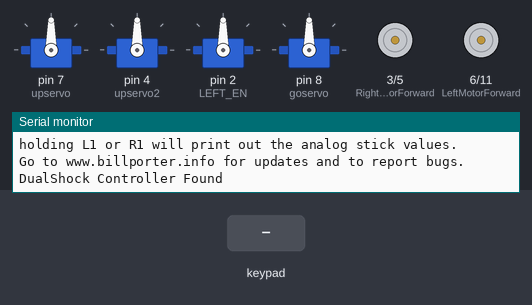
Recording of a sketch running on a simulated Arduino Uno, built with avr-gcc and run on an emulated ATmega328P. Shown: 4 × servo, motor-driver pin pairs drawn as motors (green arrow = first pin HIGH = forward, orange = second pin HIGH = backward, longer = more drive), the last lines printed to the serial monitor. The test bench sets the inputs (shaded band).

Above: at 1.2 s.
1.3 s: key 'U' pressed
At 2.3 s:
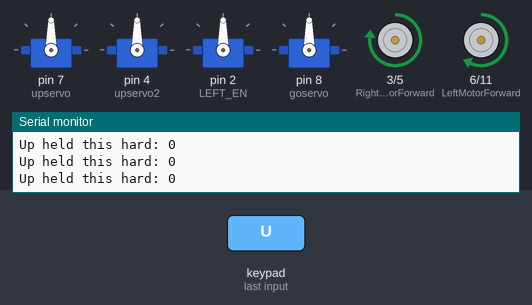
2.8 s: key 'D' pressed
At 3.2 s:
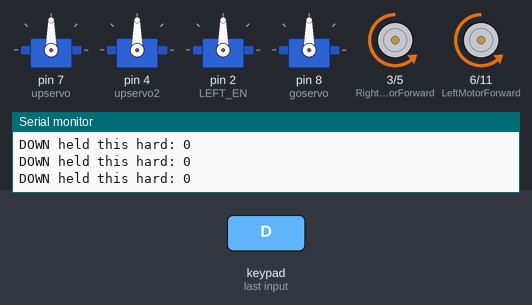
4.3 s: key 'L' pressed
At 4.8 s:
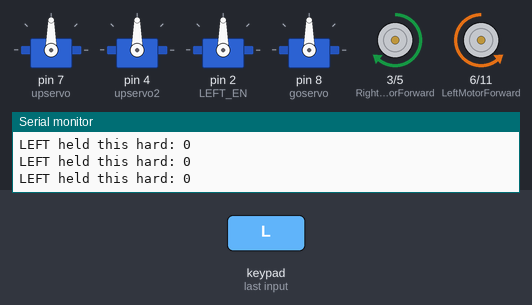
5.8 s: key 'R' pressed
At 6.4 s:
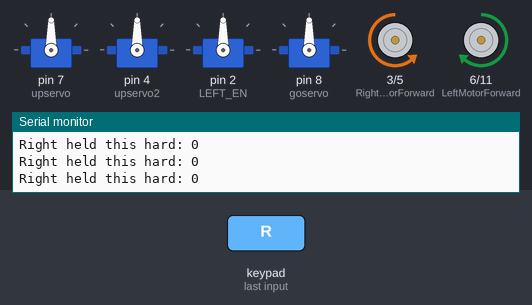
7.3 s: key 'O' pressed
At 8.0 s:
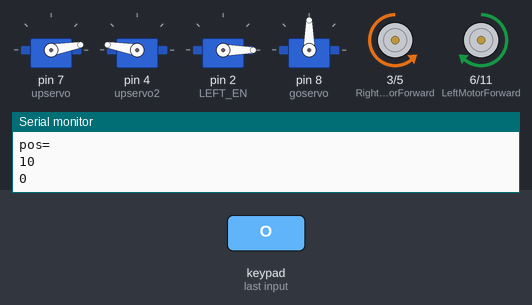
8.8 s: key 'S' pressed
At 10.1 s:
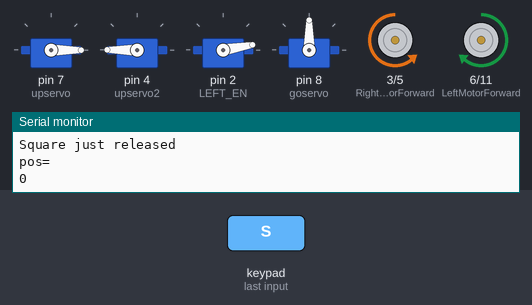
Timing chart, 0 to 11.3 s (numbered marks = the images above; inputs shaded):
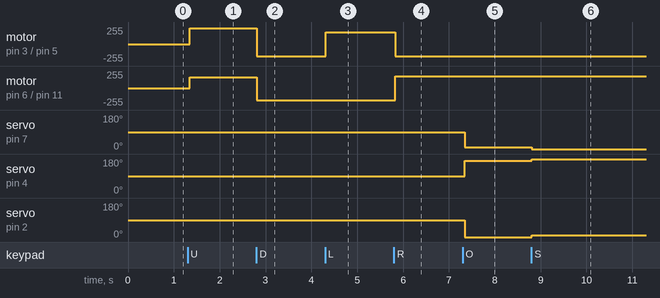

Measured:
- after the input at 1.3 s, motor on pin 3 (RightMotorForward) / pin 5 (RightMotorBackward): stopped → forward 240/255 at once; motor on pin 6 (LeftMotorForward) / pin 11 (LeftMotorBackward): stopped → forward 165/255 at once
- after the input at 2.8 s, motor on pin 3 (RightMotorForward) / pin 5 (RightMotorBackward): forward 240/255 → backward 180/255 at once; motor on pin 6 (LeftMotorForward) / pin 11 (LeftMotorBackward): forward 165/255 → backward 180/255 at once
- after the input at 4.3 s, motor on pin 3 (RightMotorForward) / pin 5 (RightMotorBackward): backward 180/255 → forward 180/255 at once
- after the input at 5.8 s, motor on pin 3 (RightMotorForward) / pin 5 (RightMotorBackward): forward 180/255 → backward 180/255 at once; motor on pin 6 (LeftMotorForward) / pin 11 (LeftMotorBackward): backward 180/255 → forward 180/255 at once
- after the input at 7.3 s, servo on pin 7 (upservo): 90° → 10° at once; servo on pin 4 (upservo2): 90° → 170° at once; servo on pin 2 (LEFT_EN): 90° → 0° at once
- after the input at 8.8 s, servo on pin 7 (upservo): 10° → 0° at once; servo on pin 4 (upservo2): 170° → 180° at once; servo on pin 2 (LEFT_EN): 0° → 10° at once

The sketch:

car_control.ino
```cpp
#include <PS2X_lib.h>  //for v1.6#include <PS2X_lib.h>  //for v1.6

PS2X ps2x; // 建立PS2控制器的類別實體
#include <Servo.h> //Reading servo motor library
Servo upservo; //Create an object for the servo
Servo upservo2;
Servo addservo;
Servo goservo; //Create an object for the servo
int val; //Variable for storing servo angle
int a=0;
int pos;
int angle;
int addpos;
/*
此程式庫不支援熱插拔，亦即，你必須在連接控制器後重新啟動Arduino，
或者在連接控制器之後再次呼叫config_gamepad()函數。
*/
/* define L298N motor drive control pins */
int RightMotorForward = 3;    // IN1
int RightMotorBackward = 5;   // IN2
int LeftMotorForward = 6;     // IN3
int LeftMotorBackward =11;    // IN4
const byte RIGHT_EN = 0;
const byte LEFT_EN = 2;
// Define variable to store last code received
unsigned long lastCode; /* define L298N motor drive control pins */
int error = 0;
byte type = 0;
byte vibrate = 0;

void setup(){
 Serial.begin(57600);

 // ********注意！******** 1.6版的新語法：
 // 控制器接腳設置並驗證是否有錯誤:  GamePad(時脈腳位, 命令腳位, 選取腳位, 資料腳位, 是否支援類比按鍵, 是否支援震動)
 error = ps2x.config_gamepad(13,A0,10,12, true, true);

 if(error == 0) { // 如果控制器連接沒有問題，就顯示底下的訊息。
   Serial.println("Found Controller, configured successful");
   Serial.println("Try out all the buttons, X will vibrate the controller, faster as you press harder;");
   Serial.println("holding L1 or R1 will print out the analog stick values.");
   Serial.println("Go to www.billporter.info for updates and to report bugs.");
 }

  else if(error == 1) // 找不到控制器，顯示底下的錯誤訊息。
   Serial.println("No controller found, check wiring, see readme.txt to enable debug. visit www.billporter.info for troubleshooting tips");

  else if(error == 2)  // 發現控制器，但不接受命令，請參閱程式作者網站的除錯說明。
   Serial.println("Controller found but not accepting commands. see readme.txt to enable debug. Visit www.billporter.info for troubleshooting tips");

  else if(error == 3) // 控制器拒絕進入類比感測壓力模式，或許是此控制器不支援的緣故。
   Serial.println("Controller refusing to enter Pressures mode, may not support it. ");

   type = ps2x.readType();  // 偵測控制器器的類型
     switch(type) {
       case 0:
        Serial.println("Unknown Controller type");   // 未知的控制器類型
       break;
       case 1:
        Serial.println("DualShock Controller Found");  // 發現DualShock控制器
       break;
       case 2:
         Serial.println("GuitarHero Controller Found");  // 發現吉他英雄控制器
       break;
     }

     /////////servoservo----------------------------------------------------------------------------------------------------
  upservo.attach(7); //Set digital pin 9 as the command pin for determining the servo angle
  upservo2.attach(4);
  addservo.attach(2);
  goservo.attach(8); //Set digital pin 9 as the command pin for determining the servo angle
  /* initialize motor control pins as output */
  pinMode(LeftMotorForward,OUTPUT);
  pinMode(RightMotorForward,OUTPUT);
  pinMode(LeftMotorBackward,OUTPUT);
  pinMode(RightMotorBackward,OUTPUT);
  pinMode(LEFT_EN, OUTPUT);
  pinMode(RIGHT_EN, OUTPUT);
  pinMode(13,OUTPUT);
}

void loop(){
   /*
   你必須執行ps2x.read_gamepad()方法來獲取新的按鍵值，語法格式：
   ps2x.read_gamepad(小馬達開或關, 大馬達強度值從0~255)
   如果不啟用震動功能，請執行
   ps2x.read_gamepad();
   不需要任何參數。

   你應該至少一秒鐘執行一次這個方法。
   */
 if(error == 1) // 如果沒發現任何控制器，則跳出迴圈。
  return;

 if(type == 1) { // 這是標準的DualShock控制器
    ps2x.read_gamepad();      // 讀取控制器並且命令大的震動馬達以"vibrate"變數值的速度旋轉

    if(ps2x.Button(PSB_START))          // 查看「開始」鍵是否被按住
      Serial.println("Start is being held");
    if(ps2x.Button(PSB_SELECT))       // 查看「選擇」鍵是否被按住
      Serial.println("Select is being held");

    if(ps2x.Button(PSB_PAD_UP)) {         // 若「上」按鍵被按著
      Serial.print("Up held this hard: ");
      Serial.println(ps2x.Analog(PSAB_PAD_UP), DEC);
      MotorFoward();
    }
    if(ps2x.Button(PSB_PAD_RIGHT)){
      Serial.print("Right held this hard: ");
      Serial.println(ps2x.Analog(PSAB_PAD_RIGHT), DEC);
      TurnRight();
    }
    if(ps2x.Button(PSB_PAD_LEFT)){
      Serial.print("LEFT held this hard: ");
      Serial.println(ps2x.Analog(PSAB_PAD_LEFT), DEC);
      TurnLeft();
    }
    if(ps2x.Button(PSB_PAD_DOWN)){
      Serial.print("DOWN held this hard: ");
      Serial.println(ps2x.Analog(PSAB_PAD_DOWN), DEC);
      MotorBackward();
    }

   vibrate = ps2x.Analog(PSAB_BLUE); // 依據你按著X按鍵的力道來調整馬達的震動強度

    if (ps2x.NewButtonState())          // 若「按下」或「放開」任何按鈕
    {
        if(ps2x.Button(PSB_L2)){
         Serial.println("L2 pressed");
         back();//攀繩伺服馬達後退
        }
        if(ps2x.Button(PSB_R2)){
         Serial.println("R2 pressed");
         gogo();//攀繩伺服馬達前進
        }
        if(ps2x.ButtonPressed(PSB_RED)){            // 若「按下」圈圈按鍵
          Serial.println("Circle just pressed");
          pos=pos+10; //每按一下Circle鍵伺服馬達位置旋轉10度(下降)
          addpos=addpos-10;
          if(addpos<0) addpos=0;
          if(pos>180) pos=180;
          Serial.println("pos=");
          Serial.println(pos);
          Serial.println(addpos);
          writepos();
        }
        if(ps2x.ButtonPressed(PSB_PINK)){          // 若「放開」方塊按鍵
            Serial.println("Square just released");
            pos=pos-10;//每按一下Square鍵伺服馬達位置旋轉10度(上升)
            addpos=addpos+10;
            if(addpos>180) addpos=180;
            if(pos<0) pos=0;
            Serial.println("pos=");
            Serial.println(pos);
            writepos();
        }
    }
    if(ps2x.Button(PSB_GREEN)) {   // 若被按下的是三角按鍵
         Serial.println("Triangle pressed"); //每按一下Square鍵伺服馬達位置歸零
         upup();
    }
    if(ps2x.Button(PSB_L1) || ps2x.Button(PSB_R1)){// 若被按下的是L1或是R1鍵，所有馬達暫停
      stopgogo();
      MotorStop();
    }


 }
 delay(50);
}

/* FORWARD */
void MotorFoward(){
  analogWrite(LeftMotorForward,165);//調低左側直流馬達轉速
  analogWrite(RightMotorForward,240);//升高右側直流馬達轉速
  digitalWrite(LeftMotorBackward,LOW);
  digitalWrite(RightMotorBackward,LOW);

}
/* BACKWARD */
void MotorBackward(){
  analogWrite(LeftMotorBackward,180);
  analogWrite(RightMotorBackward,180);
  digitalWrite(LeftMotorForward,LOW);
  digitalWrite(RightMotorForward,LOW);
}

/* TURN RIGHT */
void TurnRight(){
  analogWrite(LeftMotorForward,180);
  digitalWrite(RightMotorForward,LOW);
  digitalWrite(LeftMotorBackward,LOW);
  analogWrite(RightMotorBackward,180);
}

/* TURN LEFT */
void TurnLeft(){
  analogWrite(RightMotorForward,180);
  digitalWrite(LeftMotorForward,LOW);
  analogWrite(LeftMotorBackward,180);
  digitalWrite(RightMotorBackward,LOW);
}

/* STOP */
void MotorStop(){
  digitalWrite(LeftMotorBackward,LOW);
  digitalWrite(RightMotorBackward,LOW);
  digitalWrite(LeftMotorForward,LOW);
  digitalWrite(RightMotorForward,LOW);
}
/*upup*/
void upup(){
  upservo.write(180);
  upservo2.write(0);
  pos=180;
  addpos=0;
  addservo.write(0);
  delay(15);
}
 void writepos(){
  upservo.write(pos);
  upservo2.write(180-pos);
  addservo.write(addpos);
 }
/*down*/
void down(){
  upservo.write(110);
  upservo2.write(180-pos);
  pos=110;

}
/*GOGO*/
void gogo(){
  goservo.write(0);
}
/*Back*/
void back(){
    for (angle = 90; angle <= 180; angle += 1) {
    goservo.write(angle);
    delay(15);
  goservo.write(angle);
   }//逐步增加馬達反轉轉速

}
/*stopgogo*/
void stopgogo(){
   goservo.write(90);
}
```
